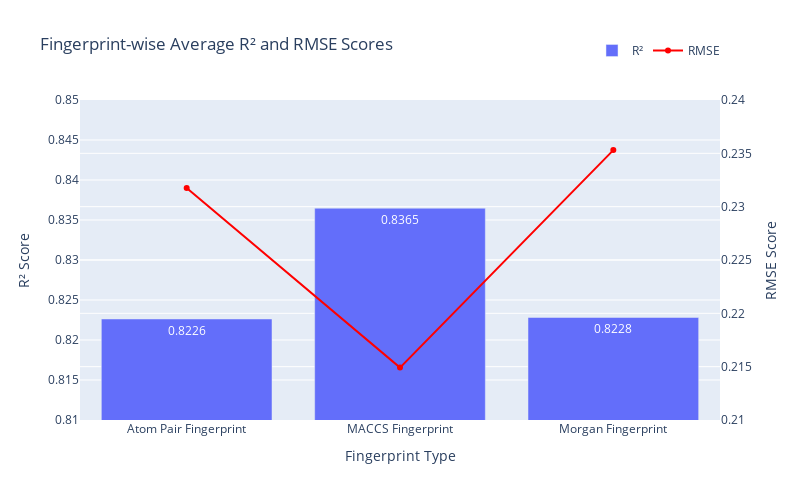
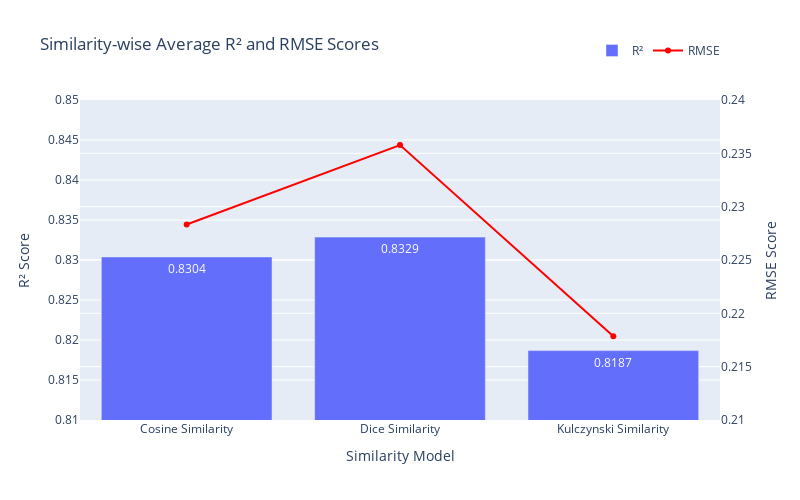
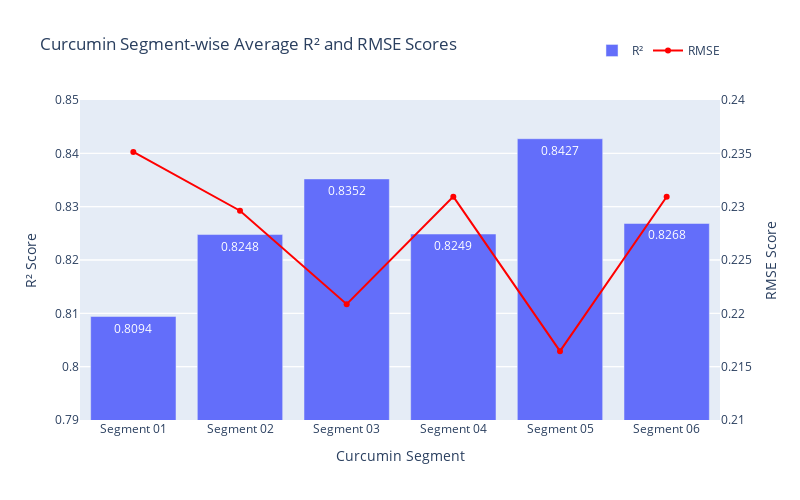

Notebook code cell kept with these figures, in order:
### Code cell
import pandas as pd
import plotly.graph_objects as go

# Assuming final_results_top10 has already been updated with Fingerprint, Similarity, and Curcumin Segment columns

# Calculate average R² and RMSE scores grouped by Fingerprint and Similarity
fingerprint_avg = final_results_top10.groupby('Fingerprint').agg({'R2': 'mean', 'RMSE': 'mean'}).reset_index()
similarity_avg = final_results_top10.groupby('Similarity').agg({'R2': 'mean', 'RMSE': 'mean'}).reset_index()
segment_avg = final_results_top10.groupby('Curcumin Segment').agg({'R2': 'mean', 'RMSE': 'mean'}).reset_index()

# Plotting Fingerprint-wise average R² and RMSE scores
fig_fingerprint = go.Figure()

# R² as Bar Plot
fig_fingerprint.add_trace(go.Bar(x=fingerprint_avg['Fingerprint'], y=fingerprint_avg['R2'],
                                 name='R²', text=fingerprint_avg['R2'].round(4), textposition='auto'))

# RMSE as Line Plot
fig_fingerprint.add_trace(go.Scatter(x=fingerprint_avg['Fingerprint'], y=fingerprint_avg['RMSE'],
                                     name='RMSE', yaxis='y2', mode='lines+markers', line=dict(color='red')))

# Adding second y-axis for RMSE
fig_fingerprint.update_layout(
    title='Fingerprint-wise Average R² and RMSE Scores',
    yaxis=dict(title='R² Score', range=[0.81, 0.85]),
    yaxis2=dict(title='RMSE Score', overlaying='y', side='right', range=[0.21, 0.24]),
    xaxis=dict(title='Fingerprint Type'),
    legend=dict(x=0.8, y=1.2, orientation='h'),
    width=800,
    height=500
)

fig_fingerprint.show()

# Plotting Similarity-wise average R² and RMSE scores
fig_similarity = go.Figure()

# R² as Bar Plot
fig_similarity.add_trace(go.Bar(x=similarity_avg['Similarity'], y=similarity_avg['R2'],
                                name='R²', text=similarity_avg['R2'].round(4), textposition='auto'))

# RMSE as Line Plot
fig_similarity.add_trace(go.Scatter(x=similarity_avg['Similarity'], y=similarity_avg['RMSE'],
                                    name='RMSE', yaxis='y2', mode='lines+markers', line=dict(color='red')))

# Adding second y-axis for RMSE
fig_similarity.update_layout(
    title='Similarity-wise Average R² and RMSE Scores',
    yaxis=dict(title='R² Score', range=[0.81, 0.85]),
    yaxis2=dict(title='RMSE Score', overlaying='y', side='right', range=[0.21, 0.24]),
    xaxis=dict(title='Similarity Model'),
    legend=dict(x=0.8, y=1.2, orientation='h'),
    width=800,
    height=500
)

fig_similarity.show()

# Plotting Curcumin Segment-wise average R² and RMSE scores
fig_segment = go.Figure()

# R² as Bar Plot
fig_segment.add_trace(go.Bar(x=segment_avg['Curcumin Segment'], y=segment_avg['R2'],
                             name='R²', text=segment_avg['R2'].round(4), textposition='auto'))

# RMSE as Line Plot
fig_segment.add_trace(go.Scatter(x=segment_avg['Curcumin Segment'], y=segment_avg['RMSE'],
                                 name='RMSE', yaxis='y2', mode='lines+markers', line=dict(color='red')))

# Adding second y-axis for RMSE
fig_segment.update_layout(
    title='Curcumin Segment-wise Average R² and RMSE Scores',
    yaxis=dict(title='R² Score', range=[0.79, 0.85]),
    yaxis2=dict(title='RMSE Score', overlaying='y', side='right', range=[0.21, 0.24]),
    xaxis=dict(title='Curcumin Segment'),
    legend=dict(x=0.8, y=1.2, orientation='h'),
    width=800,
    height=500
)

fig_segment.show()

### Figure 1 — Plotly figure (JSON) as saved in the notebook; plotly's stock layout.template omitted (floating-point values rounded to 4 significant figures)
{"data": [{"name": "R²", "text": [0.8226, 0.8365, 0.8228], "textposition": "auto", "type": "bar", "x": ["Atom Pair Fingerprint", "MACCS Fingerprint", "Morgan Fingerprint"], "y": [0.8226, 0.8365, 0.8228]}, {"line": {"color": "red"}, "mode": "lines+markers", "name": "RMSE", "type": "scatter", "x": ["Atom Pair Fingerprint", "MACCS Fingerprint", "Morgan Fingerprint"], "y": [0.2317, 0.2149, 0.2353], "yaxis": "y2"}], "layout": {"height": 500, "legend": {"orientation": "h", "x": 0.8, "y": 1.2}, "title": {"text": "Fingerprint-wise Average R² and RMSE Scores"}, "width": 800, "xaxis": {"title": {"text": "Fingerprint Type"}}, "yaxis": {"range": [0.81, 0.85], "title": {"text": "R² Score"}}, "yaxis2": {"overlaying": "y", "range": [0.21, 0.24], "side": "right", "title": {"text": "RMSE Score"}}}}

### Figure 2 — Plotly figure (JSON) as saved in the notebook; plotly's stock layout.template omitted (floating-point values rounded to 4 significant figures)
{"data": [{"name": "R²", "text": [0.8304, 0.8329, 0.8187], "textposition": "auto", "type": "bar", "x": ["Cosine Similarity", "Dice Similarity", "Kulczynski Similarity"], "y": [0.8304, 0.8329, 0.8187]}, {"line": {"color": "red"}, "mode": "lines+markers", "name": "RMSE", "type": "scatter", "x": ["Cosine Similarity", "Dice Similarity", "Kulczynski Similarity"], "y": [0.2283, 0.2358, 0.2179], "yaxis": "y2"}], "layout": {"height": 500, "legend": {"orientation": "h", "x": 0.8, "y": 1.2}, "title": {"text": "Similarity-wise Average R² and RMSE Scores"}, "width": 800, "xaxis": {"title": {"text": "Similarity Model"}}, "yaxis": {"range": [0.81, 0.85], "title": {"text": "R² Score"}}, "yaxis2": {"overlaying": "y", "range": [0.21, 0.24], "side": "right", "title": {"text": "RMSE Score"}}}}

### Figure 3 — Plotly figure (JSON) as saved in the notebook; plotly's stock layout.template omitted (floating-point values rounded to 4 significant figures)
{"data": [{"name": "R²", "text": [0.8094, 0.8248, 0.8352, 0.8249, 0.8427, 0.8268], "textposition": "auto", "type": "bar", "x": ["Segment 01", "Segment 02", "Segment 03", "Segment 04", "Segment 05", "Segment 06"], "y": [0.8094, 0.8248, 0.8352, 0.8249, 0.8427, 0.8268]}, {"line": {"color": "red"}, "mode": "lines+markers", "name": "RMSE", "type": "scatter", "x": ["Segment 01", "Segment 02", "Segment 03", "Segment 04", "Segment 05", "Segment 06"], "y": [0.2351, 0.2296, 0.2209, 0.2309, 0.2165, 0.2309], "yaxis": "y2"}], "layout": {"height": 500, "legend": {"orientation": "h", "x": 0.8, "y": 1.2}, "title": {"text": "Curcumin Segment-wise Average R² and RMSE Scores"}, "width": 800, "xaxis": {"title": {"text": "Curcumin Segment"}}, "yaxis": {"range": [0.79, 0.85], "title": {"text": "R² Score"}}, "yaxis2": {"overlaying": "y", "range": [0.21, 0.24], "side": "right", "title": {"text": "RMSE Score"}}}}
